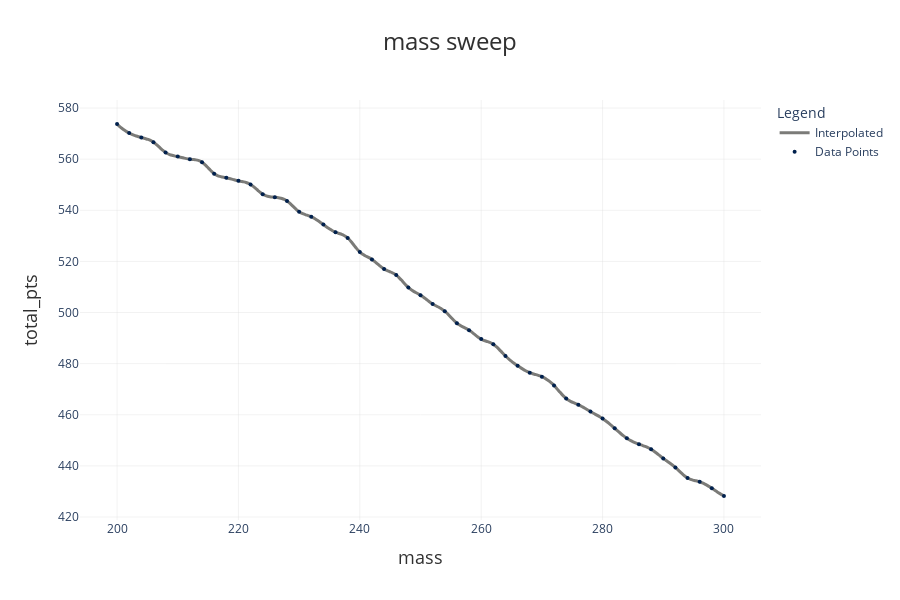

Source (notebook cell):
### Markdown cell above
Calling .sweep() on the Sweeper class object returns a SweepResults object. We can produce graphs with this SweepResults object. By default, the y-variable in the graph is the total number of points earned in a competition. Optionally, we can also choose to graph other y-variables such as event times and event points by passing arguments like y_var="accel_pts" (indicating Accel event points) or y_var="endurance_t" (indicating time taken to complete Endurance event).

### Code cell
mass_results.plot()

### Figure 1 — Plotly figure (JSON) as saved in the notebook; plotly's stock layout.template omitted (floating-point values rounded to 4 significant figures; data arrays with more than 128 entries replaced by an {"elided": "..."} marker saying what was removed)
{"data": [{"hovertemplate": "mass: %{x}<br>total_pts: %{y:.2f}<extra></extra>", "line": {"color": "#7B7B78", "shape": "spline", "width": 3}, "mode": "lines", "name": "Interpolated", "type": "scatter", "x": {"elided": "255 float values"}, "y": {"elided": "255 float values"}}, {"hoverinfo": "none", "marker": {"color": "#00204D", "size": 4}, "mode": "markers", "name": "Data Points", "type": "scatter", "x": [200, 202, 204, 206, 208, 210, 212, 214, 216, 218, 220, 222, 224, 226, 228, 230, 232, 234, 236, 238, 240, 242, 244, 246, 248, 250, 252, 254, 256, 258, 260, 262, 264, 266, 268, 270, 272, 274, 276, 278, 280, 282, 284, 286, 288, 290, 292, 294, 296, 298, 300], "y": [573.8, 570.2, 568.5, 566.6, 562.6, 561.0, 560.0, 558.8, 554.3, 552.7, 551.5, 550.1, 546.3, 545.1, 543.6, 539.4, 537.5, 534.4, 531.4, 529.2, 523.7, 520.8, 517.0, 514.7, 509.8, 506.8, 503.4, 500.5, 495.8, 493.1, 489.6, 487.6, 483.0, 479.2, 476.5, 474.9, 471.5, 466.4, 463.9, 461.3, 458.5, 454.7, 450.8, 448.5, 446.5, 442.9, 439.4, 435.3, 433.8, 431.3, 428.2]}], "layout": {"height": 600, "hovermode": "closest", "legend": {"title": {"text": "Legend"}}, "margin": {"b": 80, "l": 80, "r": 80, "t": 100}, "plot_bgcolor": "white", "showlegend": true, "title": {"font": {"color": "#303030", "size": 24}, "text": "mass sweep", "x": 0.5, "xanchor": "center"}, "width": 900, "xaxis": {"gridcolor": "rgba(211, 211, 211, 0.3)", "gridwidth": 1, "showgrid": true, "title": {"font": {"color": "#303030", "size": 18}, "text": "mass"}, "zeroline": true, "zerolinecolor": "rgba(211, 211, 211, 0.8)", "zerolinewidth": 2}, "yaxis": {"gridcolor": "rgba(211, 211, 211, 0.3)", "gridwidth": 1, "showgrid": true, "title": {"font": {"color": "#303030", "size": 18}, "text": "total_pts"}, "zeroline": true, "zerolinecolor": "rgba(211, 211, 211, 0.8)", "zerolinewidth": 2}}}
